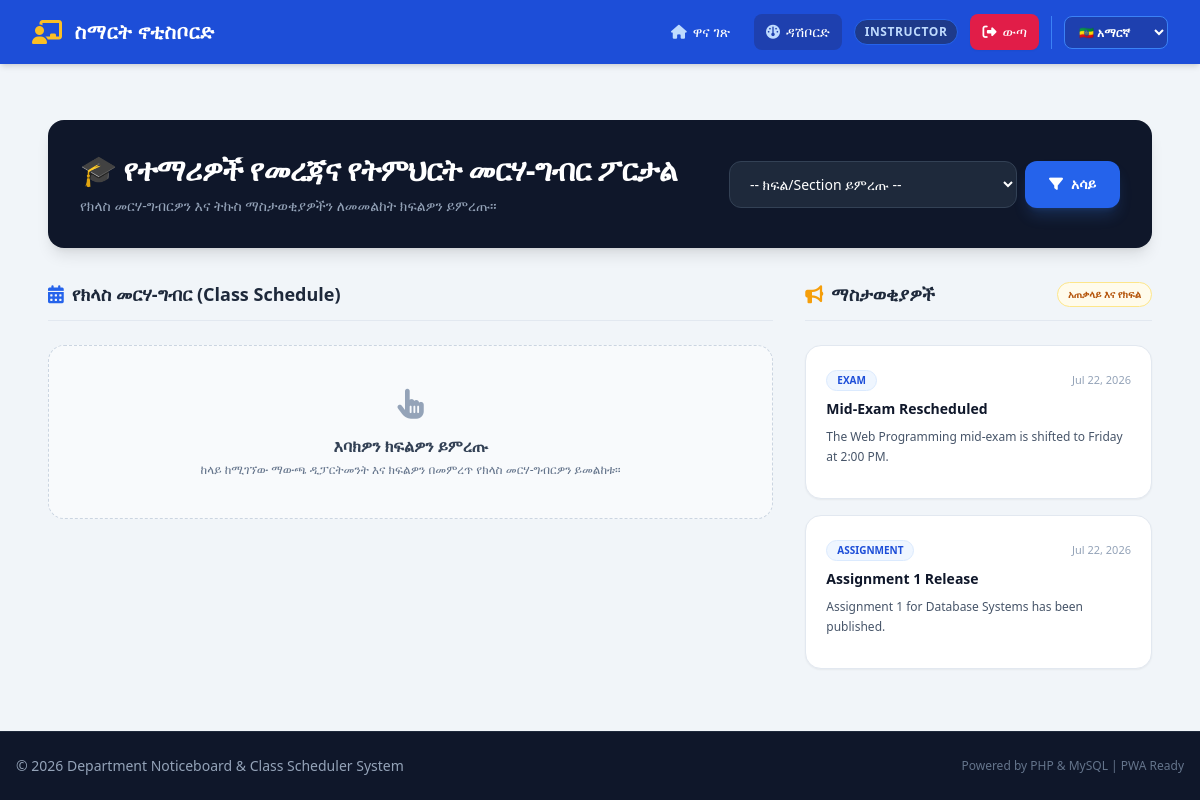
/ (signed in), run on the app's committed database.
### tables this page shows
CREATE TABLE notices (
    id INT AUTO_INCREMENT PRIMARY KEY,
    title VARCHAR(200) NOT NULL,
    content TEXT NOT NULL,
    category ENUM('Exam', 'Assignment', 'Make-up Class', 'General') NOT NULL DEFAULT 'General',
    target_section_id INT NULL,  
    author_id INT NOT NULL,
    attachment_path VARCHAR(255) NULL,
    created_at TIMESTAMP DEFAULT CURRENT_TIMESTAMP,
    FOREIGN KEY (target_section_id) REFERENCES sections(id) ON DELETE CASCADE,
    FOREIGN KEY (author_id) REFERENCES users(id) ON DELETE CASCADE
);

### index.php (the view, shortened to what this page needs)
<?php
require_once 'config/db.php';
$selected_section_id = $_GET['section_id'] ?? '';
$notices   = [];
$schedules = [];
if (isset($pdo) && $pdo !== null) {
    try {
        if (!empty($selected_section_id)) {
            $stmtNotice = $pdo->prepare("
                SELECT n.*, u.full_name as author_name
                FROM notices n
                LEFT JOIN users u ON n.author_id = u.id
                WHERE (n.target_section_id = :sec_id OR n.target_section_id IS NULL OR n.target_section_id = '')
                ORDER BY n.created_at DESC
            ");
            $stmtNotice->execute(['sec_id' => $selected_section_id]);
            $notices = $stmtNotice->fetchAll();
        } else {
            $notices = $pdo->query("
                SELECT n.*, u.full_name as author_name
                FROM notices n
                LEFT JOIN users u ON n.author_id = u.id
                ORDER BY n.created_at DESC
                LIMIT 10
            ")->fetchAll();
        }
    } catch (PDOException $e) {
        $error = "መረጃዎችን ማምጣት አልተቻለም፡ " . $e->getMessage();
    }
}
include_once 'includes/header.php';
?>
<div class="max-w-7xl mx-auto px-4 py-8">
    <div class="bg-slate-900 rounded-2xl p-6 md:p-8 text-white mb-8 shadow-lg flex flex-col md:flex-row justify-between items-center gap-6">
        <div>
            <h1 class="text-2xl md:text-3xl font-extrabold tracking-tight">🎓 የተማሪዎች የመረጃና የትምህርት መርሃ-ግብር ፖርታል</h1>
            <p class="text-slate-400 text-sm mt-2">የክላስ መርሃ-ግብርዎን እና ትኩስ ማስታወቂያዎችን ለመመልከት ክፍልዎን ይምረጡ።</p>
        </div>
        <form method="GET" action="index.php" class="w-full md:w-auto flex flex-col sm:flex-row gap-2">
            <select name="section_id" required class="bg-slate-800 text-white text-sm border border-slate-700 rounded-xl px-4 py-3 focus:outline-none focus:border-blue-500 w-full md:w-72">
                <option value="">-- ክፍል/Section ይምረጡ --</option>
            </select>
            <button type="submit" class="bg-blue-600 hover:bg-blue-700 text-white font-bold px-6 py-3 rounded-xl transition text-sm flex items-center justify-center gap-2 shadow-lg shadow-blue-500/20">
                <i class="fa-solid fa-filter"></i> አሳይ
            </button>
        </form>
    </div>
    <div class="grid grid-cols-1 lg:grid-cols-3 gap-8">
        <div class="lg:col-span-2 space-y-6">
            <div class="flex items-center justify-between border-b border-slate-200 pb-3">
                <h2 class="text-lg font-bold text-slate-800 flex items-center gap-2">
                    <i class="fa-solid fa-calendar-days text-blue-600"></i> የክላስ መርሃ-ግብር (Class Schedule)
                </h2>
            </div>
            <?php if (!empty($selected_section_id)): ?>
                <?php if (!empty($schedules)): ?>
                    <div class="bg-white rounded-2xl border border-slate-200 shadow-sm overflow-hidden">
                        <div class="overflow-x-auto">
                            <table class="w-full text-sm text-left text-slate-600">
                                <thead class="text-xs uppercase bg-slate-100 text-slate-700 border-b border-slate-200">
                                    <tr>
                                        <th class="p-4">ቀን (Day)</th>
                                        <th class="p-4">ሰዓት (Time)</th>
                                        <th class="p-4">ኮርስ (Course)</th>
                                        <th class="p-4">መምህር (Instructor)</th>
                                        <th class="p-4">ክፍል (Room)</th>
                                    </tr>
                                </thead>
                                <tbody class="divide-y divide-slate-100">
                                    <?php foreach ($schedules as $sch): ?>
                                        <tr class="hover:bg-slate-50/80 transition">
                                            <td class="p-4 font-bold text-slate-800">
                                                <span class="bg-slate-100 px-2.5 py-1 rounded-lg border border-slate-200">
                                                    <?= htmlspecialchars($sch['day_of_week']); ?>
                                                </span>
                                            </td>
                                            <td class="p-4 text-slate-600 whitespace-nowrap font-medium">
                                                <i class="fa-regular fa-clock text-slate-400 mr-1"></i>
                                                <?= htmlspecialchars($sch['start_time']); ?> - <?= htmlspecialchars($sch['end_time']); ?>
                                            </td>
                                            <td class="p-4">
                                                <div class="font-bold text-blue-600"><?= htmlspecialchars($sch['course_code']); ?></div>
                                                <div class="text-xs text-slate-500"><?= htmlspecialchars($sch['course_title']); ?></div>
                                            </td>
                                            <td class="p-4 font-medium text-slate-700">
                                                <?= htmlspecialchars($sch['instructor_name']); ?>
                                            </td>
                                            <td class="p-4">
                                                <span class="bg-emerald-50 text-emerald-700 text-xs font-semibold px-2.5 py-1 rounded-md border border-emerald-200 whitespace-nowrap">
                                                    <?= htmlspecialchars($sch['building_name']); ?> (<?= htmlspecialchars($sch['room_number']); ?>)
                                                </span>
                                            </td>
                                        </tr>
                                    <?php endforeach; ?>
                                </tbody>
                            </table>
                        </div>
                    </div>
                <?php else: ?>
                    <div class="bg-amber-50 border border-amber-200 rounded-2xl p-8 text-center">
                        <i class="fa-solid fa-calendar-xmark text-amber-500 text-3xl mb-2"></i>
                        <h3 class="text-sm font-bold text-amber-900">ምንም የተመዘገበ የክላስ መርሃ-ግብር አልተገኘም!</h3>
                        <p class="text-xs text-amber-700 mt-1">ለዚህ ክፍል እስካሁን የክላስ ሰሌዳ አልተዘጋጀም ወይም አልተመዘገበም።</p>
                    </div>
                <?php endif; ?>
            <?php else: ?>
                <div class="bg-slate-50 border border-dashed border-slate-300 rounded-2xl p-10 text-center">
                    <i class="fa-solid fa-hand-pointer text-slate-400 text-3xl mb-3 animate-bounce"></i>
                    <h3 class="text-base font-bold text-slate-700">እባክዎን ክፍልዎን ይምረጡ</h3>
                    <p class="text-xs text-slate-500 mt-1">ከላይ ከሚገኘው ማውጫ ዲፓርትመንት እና ክፍልዎን በመምረጥ የክላስ መርሃ-ግብርዎን ይመልከቱ።</p>
                </div>
            <?php endif; ?>
        </div>
        <div class="space-y-6">
            <div class="border-b border-slate-200 pb-3 flex items-center justify-between">
                <h2 class="text-lg font-bold text-slate-800 flex items-center gap-2">
                    <i class="fa-solid fa-bullhorn text-amber-500"></i> ማስታወቂያዎች
                </h2>
                <span class="text-[10px] bg-amber-50 text-amber-700 font-semibold px-2.5 py-1 rounded-full border border-amber-200">
                    አጠቃላይ እና የክፍል
                </span>
            </div>
            <?php if (!empty($notices)): ?>
                <div class="space-y-4">
                    <?php foreach ($notices as $notice): ?>
                        <?php $isGeneral = empty($notice['target_section_id']); ?>
                        <div class="bg-white rounded-2xl p-5 border <?= $isGeneral ? 'border-amber-300 bg-amber-50/20' : 'border-slate-200'; ?> shadow-sm hover:shadow-md transition relative overflow-hidden">
                            <div class="flex items-center justify-between mb-2 mt-1">
                                <span class="text-[10px] font-extrabold uppercase px-2.5 py-0.5 rounded-full <?= $isGeneral ? 'bg-amber-100 text-amber-800 border border-amber-200' : 'bg-blue-50 text-blue-700 border border-blue-100'; ?>">
                                    <?= htmlspecialchars($notice['category'] ?? ($isGeneral ? 'Academic Calendar' : 'Section Notice')); ?>
                                </span>
                                <span class="text-[11px] text-slate-400">
                                    <?= date('M d, Y', strtotime($notice['created_at'] ?? 'now')); ?>
                                </span>
                            </div>
                            <h3 class="font-bold text-slate-900 text-sm mb-2">
                                <?= htmlspecialchars($notice['title']); ?>
                            </h3>
                            <p class="text-xs text-slate-600 leading-relaxed mb-3">
                                <?= nl2br(htmlspecialchars($notice['content'])); ?>
                            </p>
                        </div>
                    <?php endforeach; ?>
                </div>
            <?php else: ?>
                <div class="bg-slate-50 border border-slate-200 rounded-2xl p-6 text-center text-slate-500 text-xs">
                    ምንም የወጣ ማስታወቂያ የለም።
                </div>
            <?php endif; ?>
        </div>
    </div>
</div>
<?php include_once 'includes/footer.php'; ?>

### data on the page
notices: category "EXAM", created_at "Jul 22, 2026", title "Mid-Exam Rescheduled", content "The Web Programming mid-exam is shifted to Friday at 2:00 PM."
notices: category "ASSIGNMENT", created_at "Jul 22, 2026", title "Assignment 1 Release", content "Assignment 1 for Database Systems has been published."

### other printed values
$t['brand'] "ስማርት ኖቲስቦርድ"
$t['feed'] "ዋና ገጽ"
$t['dashboard'] "ዳሽቦርድ"
$_SESSION['role'] "INSTRUCTOR"
$t['logout'] "ውጣ"
